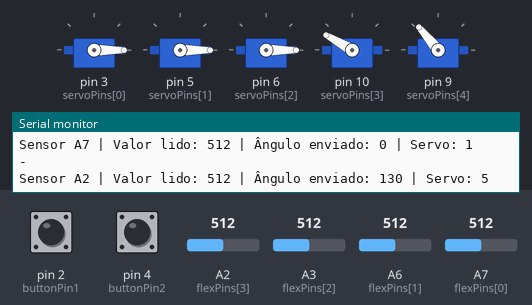
Simulated run of this sketch. Board: Arduino Nano, built with avr-gcc and run on an emulated ATmega328P. Shown: 5 × servo, the last lines printed to the serial monitor. The test bench sets the inputs (shaded band); at power-on: A3 (flexPins[2]) = 512, A2 (flexPins[3]) = 512, pin 4 (buttonPin2) HIGH, pin 2 (buttonPin1) HIGH, A6 (flexPins[1]) = 512, A7 (flexPins[0]) = 512.

Above: at 1.2 s.
1.3 s: A3 (flexPins[2]) set to 30
At 2.8 s:
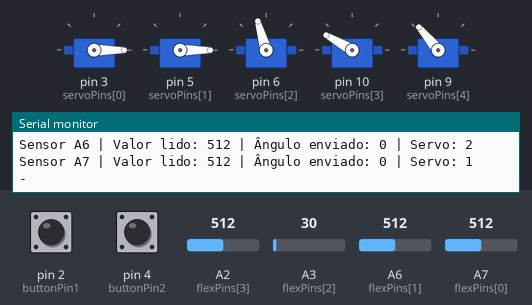
3.3 s: A2 (flexPins[3]) set to 30
At 4.4 s:
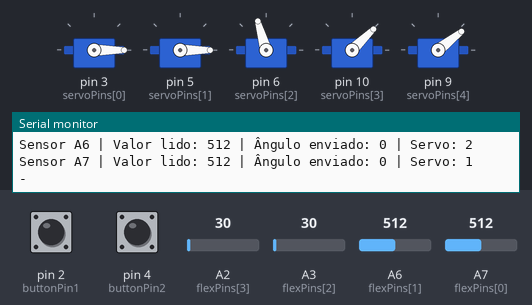
4.9 s: pin 4 (buttonPin2) pulled LOW for 0.35 s
At 9.1 s:
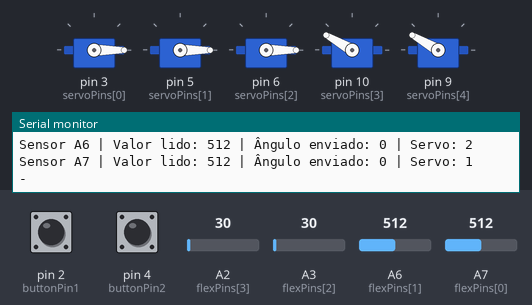
Timing chart, 0 to 23.7 s (numbered marks = the images above; inputs shaded):
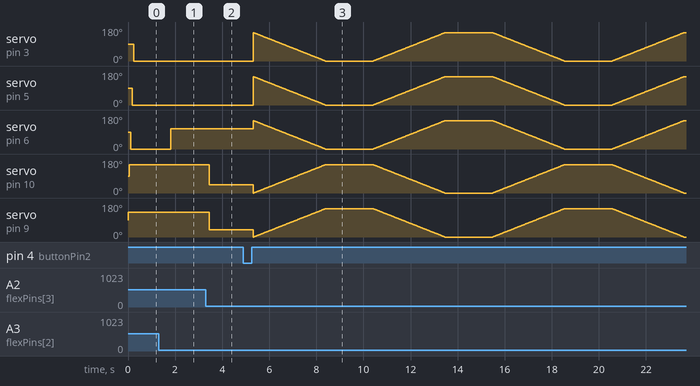

Measured:
- after the input at 1.3 s, servo on pin 6 (servoPins[2]): 0° → 106° after 0.51 s
- after the input at 3.3 s, servo on pin 10 (servoPins[3]): 150° → 44° after 0.16 s; servo on pin 9 (servoPins[4]): 130° → 38° after 0.14 s

The sketch:

autosensor.ino
```cpp
#include <Servo.h>

const int flexPins[5] = {A7, A6, A3, A2, A2};      // Sensores de flexão
const int servoPins[5] = {3, 5, 6, 10, 9};         // Pinos dos servos

Servo servos[5];

// Definindo os pinos dos botões
const int buttonPin1 = 2; // Botão 1
const int buttonPin2 = 4; // Botão 2

// Variável de estado dos botões
bool buttonState1 = false;
bool buttonState2 = false;

// Variável para alternar entre os modos
int currentMode = 1;  // 1 para o modo de leitura dos sensores, 2 para o modo de movimento dos servos

//-----------------------------------------------------------------------------------------------------------------------------------------------------------------------------

void setup() {
  Serial.begin(9600);

  // Inicializar servos
  for (int i = 0; i < 5; i++) {
    servos[i].attach(servoPins[i]);
  }

  // Inicializar pinos dos botões
  pinMode(buttonPin1, INPUT_PULLUP);
  pinMode(buttonPin2, INPUT_PULLUP);

  Serial.println("Iniciando leitura dos sensores...\n");
}

//-----------------------------------------------------------------------------------------------------------------------------------------------------------------------------

void loop() {
  // Leitura dos botões
  buttonState1 = digitalRead(buttonPin1) == LOW;  // Botão 1 pressionado
  buttonState2 = digitalRead(buttonPin2) == LOW;  // Botão 2 pressionado

  // Se o botão 1 for pressionado, alterna para o modo de controle dos sensores
  if (buttonState1) {
    currentMode = 1;
    delay(200);  // Debounce simples
  }

  // Se o botão 2 for pressionado, alterna para o modo de movimento dos servos
  if (buttonState2) {
    currentMode = 2;
    delay(200);  // Debounce simples
  }

  // Modo 1: Leitura dos sensores e controle dos servos
  if (currentMode == 1) {
    for (int i = 4; i >= 0; i--) {
      delay(10);
      int flexValue = analogRead(flexPins[i]);
      int angle = 0;

      switch (i) {
        case 0:    //--------------------------------------------------------- Mínimo
          angle = map(flexValue, 5, 90, 40, 180);
          angle = constrain(angle, 40, 180);
          angle = 180 - angle;
          break;

        case 1:    //--------------------------------------------------------- Anelar
          angle = map(flexValue, 5, 40, 30, 180);
          angle = constrain(angle, 30, 180);
          angle = 180 - angle;
          break;

        case 2:    //--------------------------------------------------------- Médio
          angle = map(flexValue, 5, 90, 30, 180);
          angle = constrain(angle, 30, 180);
          angle = 180 - angle;
          break;

        case 3:    //--------------------------------------------------------- Polegar
          angle = map(flexValue, 5, 90, 0, 150);
          angle = constrain(angle, 0, 150);
          break;

        case 4:    //--------------------------------------------------------- Indicador
          angle = map(flexValue, 5, 90, 0, 130);
          angle = constrain(angle, 0, 130);
          break;
      }

      servos[i].write(angle);

      Serial.print("Sensor A");
      Serial.print(flexPins[i] - A0);
      Serial.print(" | Valor lido: ");
      Serial.print(flexValue);
      Serial.print(" | Ângulo enviado: ");
      Serial.print(angle);
      Serial.print(" | Servo: ");
      Serial.println(i + 1);
    }

    Serial.println("-");
    delay(300);
  }

  // Modo 2: Movimento dos servos em um padrão de varredura
  if (currentMode == 2) {


    int graumaximo = 150;


    for (int pos = graumaximo; pos >= 0; pos--) {
      for (int i = 0; i < 5; i++) {
        int angulo;
        if (i == 3 || i == 4) {
          angulo = graumaximo - pos;
        } else {
          angulo = pos;
        }
        servos[i].write(angulo);
      }
      delay(20);
    }

    delay(2000);  // Pausa

    for (int pos = 0; pos <= graumaximo; pos++) {
      for (int i = 0; i < 5; i++) {
        int angulo;
        if (i == 3 || i == 4) {
          angulo = graumaximo - pos;
        } else {
          angulo = pos;
        }
        servos[i].write(angulo);
      }
      delay(20);
    }

    delay(2000);  // Pausa

    for (int pos = graumaximo; pos >= 0; pos--) {
      for (int i = 0; i < 5; i++) {
        int angulo;
        if (i == 3 || i == 4) {
          angulo = graumaximo - pos;
        } else {
          angulo = pos;
        }
        servos[i].write(angulo);
      }
      delay(20);
    }

    delay(2000);  // Pausa

    for (int pos = 0; pos <= graumaximo; pos++) {
      for (int i = 0; i < 5; i++) {
        int angulo;
        if (i == 3 || i == 4) {
          angulo = graumaximo - pos;
        } else {
          angulo = pos;
        }
        servos[i].write(angulo);
      }
      delay(20);
    }

    delay(2000);  // Pausa

    for (int pos = graumaximo; pos >= 0; pos--) {
      for (int i = 0; i < 5; i++) {
        int angulo;
        if (i == 3 || i == 4) {
          angulo = graumaximo - pos;
        } else {
          angulo = pos;
        }
        servos[i].write(angulo);
      }
      delay(20);
    }

    delay(2000);  // Pausa

    for (int pos = 0; pos <= graumaximo; pos++) {
      for (int i = 0; i < 5; i++) {
        int angulo;
        if (i == 3 || i == 4) {
          angulo = graumaximo - pos;
        } else {
          angulo = pos;
        }
        servos[i].write(angulo);
      }
      delay(20);
    }

    delay(2000);  // Pausa

    for (int pos = graumaximo; pos >= 0; pos--) {
      for (int i = 0; i < 5; i++) {
        int angulo;
        if (i == 3 || i == 4) {
          angulo = graumaximo - pos;
        } else {
          angulo = pos;
        }
        servos[i].write(angulo);
      }
      delay(20);
    }

    delay(2000);  // Pausa

    for (int pos = 0; pos <= graumaximo; pos++) {
      for (int i = 0; i < 5; i++) {
        int angulo;
        if (i == 3 || i == 4) {
          angulo = graumaximo - pos;
        } else {
          angulo = pos;
        }
        servos[i].write(angulo);
      }
      delay(20);
    }

    delay(2000);  // Pausa
  }
}
```
